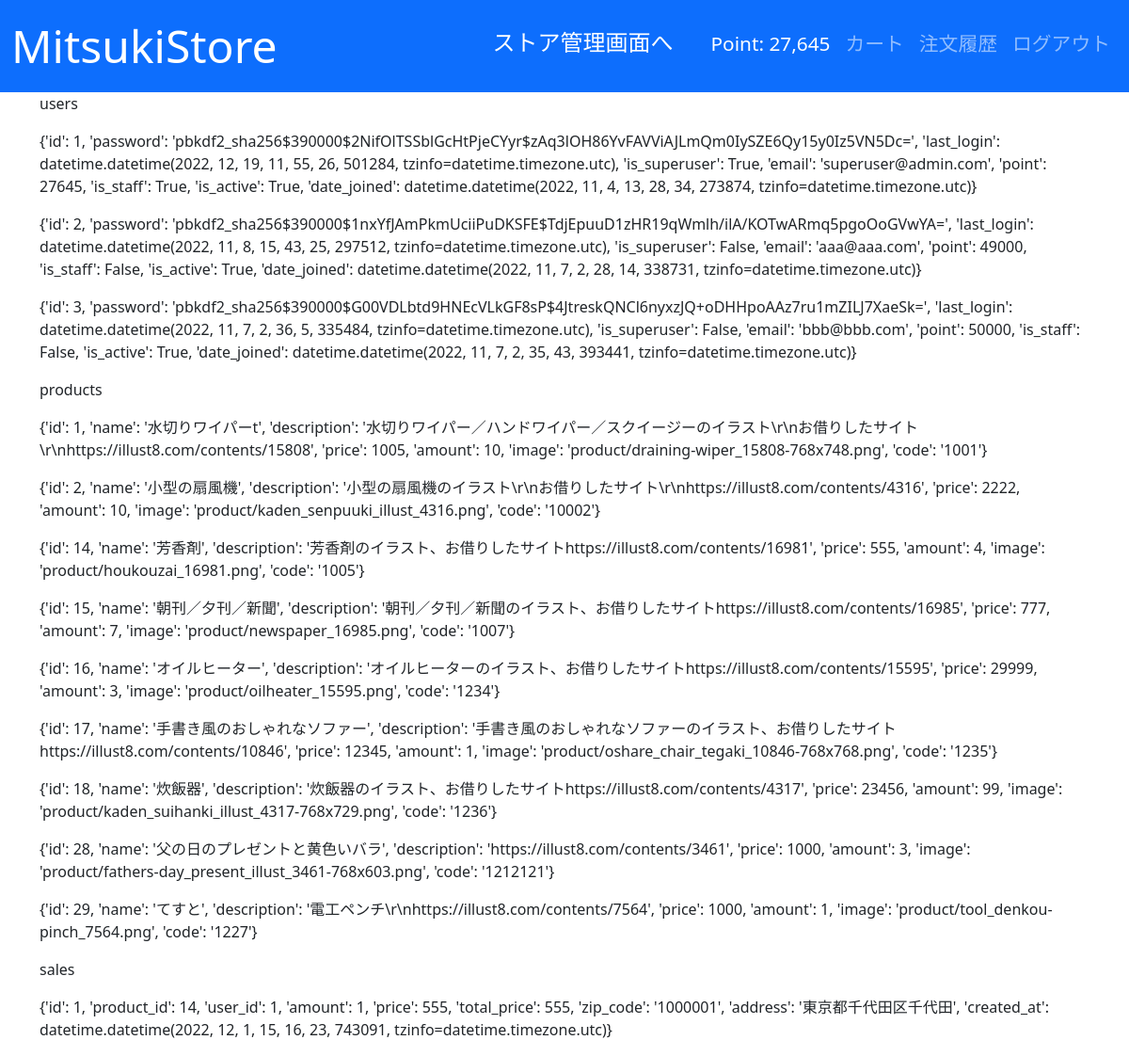
The app's page /test_index/ (signed in) with its own data.
### users/models.py (models this page shows)
class User(AbstractBaseUser, PermissionsMixin):
    initial_point = 50000
    email = models.EmailField("メールアドレス", unique=True)
    point = models.PositiveIntegerField(default=initial_point)
    is_staff = models.BooleanField("is_staff", default=False)
    is_active = models.BooleanField("is_active", default=True)
    date_joined = models.DateTimeField("date_joined", default=timezone.now)
    objects = UserManager()
    USERNAME_FIELD = "email"
    EMAIL_FIELD = "email"
    REQUIRED_FIELDS = []
    class Meta:
        verbose_name = "user"
        verbose_name_plural = "users"

### store_main/models.py (models this page shows, shortened)
class Product(models.Model):
    name = models.CharField(verbose_name='商品名', max_length=128)
    description = models.TextField(verbose_name='商品説明', max_length=5000,
                                   blank=True, default='')
    price = models.PositiveIntegerField(verbose_name='価格', blank=True,
                                        default=0)
    amount = models.PositiveIntegerField(verbose_name='在庫数', blank=True,
                                         default=0)
    image = models.ImageField(verbose_name='商品画像', upload_to='product', )
    code = models.CharField(verbose_name='商品コード', max_length=128, )

class Sale(models.Model):
    product = models.ForeignKey(Product, on_delete=models.PROTECT,
                                verbose_name='商品名', )
    user = models.ForeignKey(get_user_model(), on_delete=models.PROTECT,
                             verbose_name='ユーザー名', )
    amount = models.PositiveIntegerField(verbose_name="購入個数", default=0)
    price = models.PositiveIntegerField(verbose_name='商品単価', default=0)
    total_price = models.PositiveIntegerField(verbose_name='小計', default=0)
    zip_code = models.CharField(verbose_name='郵便番号', max_length=128,
                                blank=True, default='')
    address = models.CharField(verbose_name='住所', max_length=128, blank=True,
                               default='')
    created_at = models.DateTimeField(verbose_name='販売日', auto_now=True)

### main/views.py (the view)
# urls.py: path('test_index/', views.test_index, name='test_index'),
def test_index(request):
    users = User.objects.all().values()
    products = Product.objects.all().values()
    sales = Sale.objects.all().values()
    context = {
        'users': users,
        'products': products,
        'sales': sales,
    }
    return render(request, template_name='main/test_index.html',
                  context=context)

### main/templates/main/test_index.html
{% extends 'base.html' %}
{% block content %}
<p>users</p>
{% for user in users %}
<p>{{ user }}</p>
{% endfor %}
<p>products</p>
{% for product in products %}
<p>{{ product }}</p>
{% endfor %}
<p>sales</p>
{% for sale in sales %}
<p>{{ sale }}</p>
{% endfor %}
{% endblock content %}

### templates/base.html (shortened to what this page needs)
<!doctype html>
{% load django_bootstrap5 %}
{% load static %}
{% load humanize %}
<html lang="ja">
<head>
    {% bootstrap_css %}
    <link rel="stylesheet"
          href="{% static 'css/style.css' %}?<?php date_default_timezone_set('Asia/Tokyo'); echo date('ymdHis',filemtime('{% static 'css/style.css' %}')); ?>"/>
</head>
<body>
<header>
    <nav class="navbar navbar-expand-lg navbar-dark bg-primary">
        <div class="container-fluid">
            <a class="navbar-brand"
               href="{% url 'main:index' %}">MitsukiStore</a>
            <div class="collapse navbar-collapse justify-content-end"
                 id="navbarNav">
                <ul class="navbar-nav">
                    {% if request.user.is_authenticated %}
                    {% if user.is_superuser %}
                    <li class="nav-item h4 mx-4">
                        <a class="nav-link active"
                           href="{% url 'store_main:store_index' %}">ストア管理画面へ</a>
                    </li>
                    {% endif %}
                    <li class="nav-item">
                        <a class="nav-link active" aria-current="page"
                           href="#">Point: {{ user.point }}</a>
                    </li>
                    <li class="nav-item">
                        <a class="nav-link"
                           href="{% url 'main:user_cart' %}">カート</a>
                    </li>
                    <li class="nav-item">
                        <a class="nav-link"
                           href="{% url 'main:order_history' %}">注文履歴</a>
                    </li>
                    <li class="nav-item">
                        <a class="nav-link" href="{% url 'users:logout' %}"
                           tabindex="-1"
                           aria-disabled="true">ログアウト</a>
                    </li>
                    {% endif %}
                </ul>
            </div>
        </div>
    </nav>
</header>
<div class="container">
    {% block content %}
    {% endblock content %}
</div>
</body>
</html>

### static/css/style.css (style rules this page uses)
.navbar-brand { font-size: 3rem; }
.navbar-nav { font-size: 1.3rem; }

### records on screen
User: point "27,645", user "{'id': 1, 'password': 'pbkdf2_sha256$390000$2NifOlTSSblGcHtPjeCYyr$zAq3lOH86YvFAVViAJLmQm0IySZE6Qy15y0Iz5VN5Dc=', 'last_login': datetime.datetime(2022, 12, 19, 11, 55, 26, 501284, tzinfo=datetime.timezone.utc), 'is_superuser': True, 'email': 'superuser@admin.com', 'point': 27645, 'is_staff': True, 'is_active': True, 'date_joined': datetime.datetime(2022, 11, 4, 13, 28, 34, 273874, tzinfo=datetime.timezone.utc)}"
User: user "{'id': 2, 'password': 'pbkdf2_sha256$390000$1nxYfJAmPkmUciiPuDKSFE$TdjEpuuD1zHR19qWmlh/ilA/KOTwARmq5pgoOoGVwYA=', 'last_login': datetime.datetime(2022, 11, 8, 15, 43, 25, 297512, tzinfo=datetime.timezone.utc), 'is_superuser': False, 'email': 'aaa@aaa.com', 'point': 49000, 'is_staff': False, 'is_active': True, 'date_joined': datetime.datetime(2022, 11, 7, 2, 28, 14, 338731, tzinfo=datetime.timezone.utc)}"
User: user "{'id': 3, 'password': 'pbkdf2_sha256$390000$G00VDLbtd9HNEcVLkGF8sP$4JtreskQNCl6nyxzJQ+oDHHpoAAz7ru1mZILJ7XaeSk=', 'last_login': datetime.datetime(2022, 11, 7, 2, 36, 5, 335484, tzinfo=datetime.timezone.utc), 'is_superuser': False, 'email': 'bbb@bbb.com', 'point': 50000, 'is_staff': False, 'is_active': True, 'date_joined': datetime.datetime(2022, 11, 7, 2, 35, 43, 393441, tzinfo=datetime.timezone.utc)}"
Product: product "{'id': 1, 'name': '水切りワイパーt', 'description': '水切りワイパー／ハンドワイパー／スクイージーのイラスト\\r\\nお借りしたサイト\\r\\nhttps://illust8.com/contents/15808', 'price': 1005, 'amount': 10, 'image': 'product/draining-wiper_15808-768x748.png', 'code': '1001'}"
Product: product "{'id': 2, 'name': '小型の扇風機', 'description': '小型の扇風機のイラスト\\r\\nお借りしたサイト\\r\\nhttps://illust8.com/contents/4316', 'price': 2222, 'amount': 10, 'image': 'product/kaden_senpuuki_illust_4316.png', 'code': '10002'}"
Product: product "{'id': 14, 'name': '芳香剤', 'description': '芳香剤のイラスト、お借りしたサイトhttps://illust8.com/contents/16981', 'price': 555, 'amount': 4, 'image': 'product/houkouzai_16981.png', 'code': '1005'}"
Product: product "{'id': 15, 'name': '朝刊／夕刊／新聞', 'description': '朝刊／夕刊／新聞のイラスト、お借りしたサイトhttps://illust8.com/contents/16985', 'price': 777, 'amount': 7, 'image': 'product/newspaper_16985.png', 'code': '1007'}"
Product: product "{'id': 16, 'name': 'オイルヒーター', 'description': 'オイルヒーターのイラスト、お借りしたサイトhttps://illust8.com/contents/15595', 'price': 29999, 'amount': 3, 'image': 'product/oilheater_15595.png', 'code': '1234'}"
Product: product "{'id': 17, 'name': '手書き風のおしゃれなソファー', 'description': '手書き風のおしゃれなソファーのイラスト、お借りしたサイトhttps://illust8.com/contents/10846', 'price': 12345, 'amount': 1, 'image': 'product/oshare_chair_tegaki_10846-768x768.png', 'code': '1235'}"
Product: product "{'id': 18, 'name': '炊飯器', 'description': '炊飯器のイラスト、お借りしたサイトhttps://illust8.com/contents/4317', 'price': 23456, 'amount': 99, 'image': 'product/kaden_suihanki_illust_4317-768x729.png', 'code': '1236'}"
Product: product "{'id': 28, 'name': '父の日のプレゼントと黄色いバラ', 'description': 'https://illust8.com/contents/3461', 'price': 1000, 'amount': 3, 'image': 'product/fathers-day_present_illust_3461-768x603.png', 'code': '1212121'}"
Product: product "{'id': 29, 'name': 'てすと', 'description': '電工ペンチ\\r\\nhttps://illust8.com/contents/7564', 'price': 1000, 'amount': 1, 'image': 'product/tool_denkou-pinch_7564.png', 'code': '1227'}"
Sale: sale "{'id': 1, 'product_id': 14, 'user_id': 1, 'amount': 1, 'price': 555, 'total_price': 555, 'zip_code': '1000001', 'address': '東京都千代田区千代田', 'created_at': datetime.datetime(2022, 12, 1, 15, 16, 23, 743091, tzinfo=datetime.timezone.utc)}"
